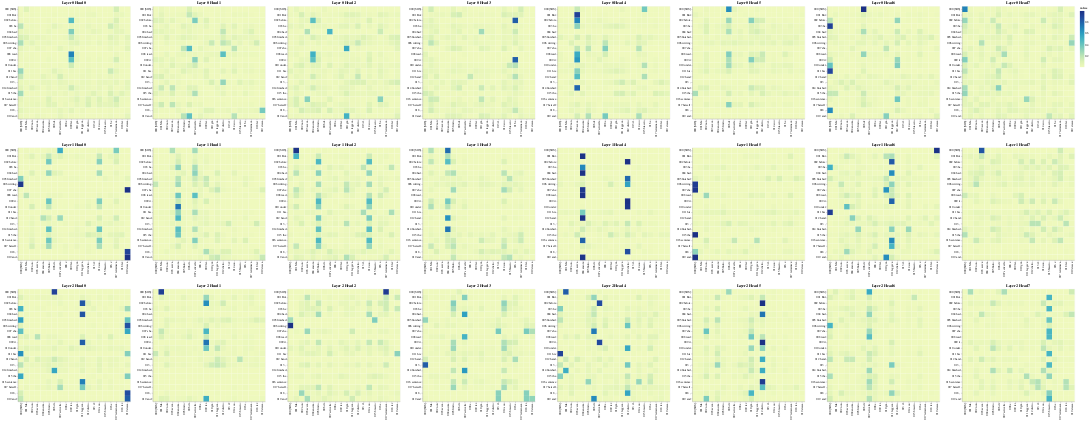

The code cell stored with this chart in its notebook:
### Code cell
# Encoder Self-Attention
get_all_attention_maps("encoder-decoder", layers, heads, encoder_input_tokens, decoder_input_tokens, min(20, sentence_len))

### Figure 1 — Vega-Lite specification as saved in the notebook (floating-point values rounded to 4 significant figures; data arrays with more than 128 entries replaced by an {"elided": "..."} marker saying what was removed)
{"config": {"view": {"continuousWidth": 300, "continuousHeight": 300}}, "vconcat": [{"hconcat": [{"data": {"name": "data-217588f4bde890cf5dd63985294a34f6"}, "mark": {"type": "rect"}, "encoding": {"color": {"field": "value", "type": "quantitative"}, "tooltip": [{"field": "row", "type": "quantitative"}, {"field": "column", "type": "quantitative"}, {"field": "value", "type": "quantitative"}, {"field": "row_token", "type": "nominal"}, {"field": "col_token", "type": "nominal"}], "x": {"axis": {"title": ""}, "field": "col_token", "type": "nominal"}, "y": {"axis": {"title": ""}, "field": "row_token", "type": "nominal"}}, "height": 400, "name": "view_49", "title": "Layer 0 Head 0", "width": 400}, {"data": {"name": "data-4d28216aa6aef9c44838c48fe4e13b41"}, "mark": {"type": "rect"}, "encoding": {"color": {"field": "value", "type": "quantitative"}, "tooltip": [{"field": "row", "type": "quantitative"}, {"field": "column", "type": "quantitative"}, {"field": "value", "type": "quantitative"}, {"field": "row_token", "type": "nominal"}, {"field": "col_token", "type": "nominal"}], "x": {"axis": {"title": ""}, "field": "col_token", "type": "nominal"}, "y": {"axis": {"title": ""}, "field": "row_token", "type": "nominal"}}, "height": 400, "name": "view_50", "title": "Layer 0 Head 1", "width": 400}, {"data": {"name": "data-2e97728ddf7748c114d2121b7dfaa88d"}, "mark": {"type": "rect"}, "encoding": {"color": {"field": "value", "type": "quantitative"}, "tooltip": [{"field": "row", "type": "quantitative"}, {"field": "column", "type": "quantitative"}, {"field": "value", "type": "quantitative"}, {"field": "row_token", "type": "nominal"}, {"field": "col_token", "type": "nominal"}], "x": {"axis": {"title": ""}, "field": "col_token", "type": "nominal"}, "y": {"axis": {"title": ""}, "field": "row_token", "type": "nominal"}}, "height": 400, "name": "view_51", "title": "Layer 0 Head 2", "width": 400}, {"data": {"name": "data-1769be53a22820cd3141356c1bcd4000"}, "mark": {"type": "rect"}, "encoding": {"color": {"field": "value", "type": "quantitative"}, "tooltip": [{"field": "row", "type": "quantitative"}, {"field": "column", "type": "quantitative"}, {"field": "value", "type": "quantitative"}, {"field": "row_token", "type": "nominal"}, {"field": "col_token", "type": "nominal"}], "x": {"axis": {"title": ""}, "field": "col_token", "type": "nominal"}, "y": {"axis": {"title": ""}, "field": "row_token", "type": "nominal"}}, "height": 400, "name": "view_52", "title": "Layer 0 Head 3", "width": 400}, {"data": {"name": "data-cd99d0de101f3a3dd927c5c2278ff420"}, "mark": {"type": "rect"}, "encoding": {"color": {"field": "value", "type": "quantitative"}, "tooltip": [{"field": "row", "type": "quantitative"}, {"field": "column", "type": "quantitative"}, {"field": "value", "type": "quantitative"}, {"field": "row_token", "type": "nominal"}, {"field": "col_token", "type": "nominal"}], "x": {"axis": {"title": ""}, "field": "col_token", "type": "nominal"}, "y": {"axis": {"title": ""}, "field": "row_token", "type": "nominal"}}, "height": 400, "name": "view_53", "title": "Layer 0 Head 4", "width": 400}, {"data": {"name": "data-f0ff60271377e6d706c1bfd84a599c90"}, "mark": {"type": "rect"}, "encoding": {"color": {"field": "value", "type": "quantitative"}, "tooltip": [{"field": "row", "type": "quantitative"}, {"field": "column", "type": "quantitative"}, {"field": "value", "type": "quantitative"}, {"field": "row_token", "type": "nominal"}, {"field": "col_token", "type": "nominal"}], "x": {"axis": {"title": ""}, "field": "col_token", "type": "nominal"}, "y": {"axis": {"title": ""}, "field": "row_token", "type": "nominal"}}, "height": 400, "name": "view_54", "title": "Layer 0 Head 5", "width": 400}, {"data": {"name": "data-bb40a7c5f6dd7a7c4c176914bfd1e404"}, "mark": {"type": "rect"}, "encoding": {"color": {"field": "value", "type": "quantitative"}, "tooltip": [{"field": "row", "type": "quantitative"}, {"field": "column", "type": "quantitative"}, {"field": "value", "type": "quantitative"}, {"field": "row_token", "type": "nominal"}, {"field": "col_token", "type": "nominal"}], "x": {"axis": {"title": ""}, "field": "col_token", "type": "nominal"}, "y": {"axis": {"title": ""}, "field": "row_token", "type": "nominal"}}, "height": 400, "name": "view_55", "title": "Layer 0 Head 6", "width": 400}, {"data": {"name": "data-16373286519912cbc1776d0bf59d2b47"}, "mark": {"type": "rect"}, "encoding": {"color": {"field": "value", "type": "quantitative"}, "tooltip": [{"field": "row", "type": "quantitative"}, {"field": "column", "type": "quantitative"}, {"field": "value", "type": "quantitative"}, {"field": "row_token", "type": "nominal"}, {"field": "col_token", "type": "nominal"}], "x": {"axis": {"title": ""}, "field": "col_token", "type": "nominal"}, "y": {"axis": {"title": ""}, "field": "row_token", "type": "nominal"}}, "height": 400, "name": "view_56", "title": "Layer 0 Head 7", "width": 400}]}, {"hconcat": [{"data": {"name": "data-9505ecc87cf490efa6e99f504beb382c"}, "mark": {"type": "rect"}, "encoding": {"color": {"field": "value", "type": "quantitative"}, "tooltip": [{"field": "row", "type": "quantitative"}, {"field": "column", "type": "quantitative"}, {"field": "value", "type": "quantitative"}, {"field": "row_token", "type": "nominal"}, {"field": "col_token", "type": "nominal"}], "x": {"axis": {"title": ""}, "field": "col_token", "type": "nominal"}, "y": {"axis": {"title": ""}, "field": "row_token", "type": "nominal"}}, "height": 400, "name": "view_57", "title": "Layer 1 Head 0", "width": 400}, {"data": {"name": "data-8a69887010f5e6cc6bd3d77d7af87876"}, "mark": {"type": "rect"}, "encoding": {"color": {"field": "value", "type": "quantitative"}, "tooltip": [{"field": "row", "type": "quantitative"}, {"field": "column", "type": "quantitative"}, {"field": "value", "type": "quantitative"}, {"field": "row_token", "type": "nominal"}, {"field": "col_token", "type": "nominal"}], "x": {"axis": {"title": ""}, "field": "col_token", "type": "nominal"}, "y": {"axis": {"title": ""}, "field": "row_token", "type": "nominal"}}, "height": 400, "name": "view_58", "title": "Layer 1 Head 1", "width": 400}, {"data": {"name": "data-0ef5b53ed34a06c06fe4c35448b83597"}, "mark": {"type": "rect"}, "encoding": {"color": {"field": "value", "type": "quantitative"}, "tooltip": [{"field": "row", "type": "quantitative"}, {"field": "column", "type": "quantitative"}, {"field": "value", "type": "quantitative"}, {"field": "row_token", "type": "nominal"}, {"field": "col_token", "type": "nominal"}], "x": {"axis": {"title": ""}, "field": "col_token", "type": "nominal"}, "y": {"axis": {"title": ""}, "field": "row_token", "type": "nominal"}}, "height": 400, "name": "view_59", "title": "Layer 1 Head 2", "width": 400}, {"data": {"name": "data-ceac2f73cdeda340b0bf9567f04cdcf6"}, "mark": {"type": "rect"}, "encoding": {"color": {"field": "value", "type": "quantitative"}, "tooltip": [{"field": "row", "type": "quantitative"}, {"field": "column", "type": "quantitative"}, {"field": "value", "type": "quantitative"}, {"field": "row_token", "type": "nominal"}, {"field": "col_token", "type": "nominal"}], "x": {"axis": {"title": ""}, "field": "col_token", "type": "nominal"}, "y": {"axis": {"title": ""}, "field": "row_token", "type": "nominal"}}, "height": 400, "name": "view_60", "title": "Layer 1 Head 3", "width": 400}, {"data": {"name": "data-b85f5f213eeb5430568faa2fd06b053c"}, "mark": {"type": "rect"}, "encoding": {"color": {"field": "value", "type": "quantitative"}, "tooltip": [{"field": "row", "type": "quantitative"}, {"field": "column", "type": "quantitative"}, {"field": "value", "type": "quantitative"}, {"field": "row_token", "type": "nominal"}, {"field": "col_token", "type": "nominal"}], "x": {"axis": {"title": ""}, "field": "col_token", "type": "nominal"}, "y": {"axis": {"title": ""}, "field": "row_token", "type": "nominal"}}, "height": 400, "name": "view_61", "title": "Layer 1 Head 4", "width": 400}, {"data": {"name": "data-f14f59719354c22bd2d3c0566a84f076"}, "mark": {"type": "rect"}, "encoding": {"color": {"field": "value", "type": "quantitative"}, "tooltip": [{"field": "row", "type": "quantitative"}, {"field": "column", "type": "quantitative"}, {"field": "value", "type": "quantitative"}, {"field": "row_token", "type": "nominal"}, {"field": "col_token", "type": "nominal"}], "x": {"axis": {"title": ""}, "field": "col_token", "type": "nominal"}, "y": {"axis": {"title": ""}, "field": "row_token", "type": "nominal"}}, "height": 400, "name": "view_62", "title": "Layer 1 Head 5", "width": 400}, {"data": {"name": "data-b2c5254428ca281686111616e6a9aab7"}, "mark": {"type": "rect"}, "encoding": {"color": {"field": "value", "type": "quantitative"}, "tooltip": [{"field": "row", "type": "quantitative"}, {"field": "column", "type": "quantitative"}, {"field": "value", "type": "quantitative"}, {"field": "row_token", "type": "nominal"}, {"field": "col_token", "type": "nominal"}], "x": {"axis": {"title": ""}, "field": "col_token", "type": "nominal"}, "y": {"axis": {"title": ""}, "field": "row_token", "type": "nominal"}}, "height": 400, "name": "view_63", "title": "Layer 1 Head 6", "width": 400}, {"data": {"name": "data-1aa0796e66341a6ef65d44de7b0756aa"}, "mark": {"type": "rect"}, "encoding": {"color": {"field": "value", "type": "quantitative"}, "tooltip": [{"field": "row", "type": "quantitative"}, {"field": "column", "type": "quantitative"}, {"field": "value", "type": "quantitative"}, {"field": "row_token", "type": "nominal"}, {"field": "col_token", "type": "nominal"}], "x": {"axis": {"title": ""}, "field": "col_token", "type": "nominal"}, "y": {"axis": {"title": ""}, "field": "row_token", "type": "nominal"}}, "height": 400, "name": "view_64", "title": "Layer 1 Head 7", "width": 400}]}, {"hconcat": [{"data": {"name": "data-8317e699674d5b7714f2eff608169cb8"}, "mark": {"type": "rect"}, "encoding": {"color": {"field": "value", "type": "quantitative"}, "tooltip": [{"field": "row", "type": "quantitative"}, {"field": "column", "type": "quantitative"}, {"field": "value", "type": "quantitative"}, {"field": "row_token", "type": "nominal"}, {"field": "col_token", "type": "nominal"}], "x": {"axis": {"title": ""}, "field": "col_token", "type": "nominal"}, "y": {"axis": {"title": ""}, "field": "row_token", "type": "nominal"}}, "height": 400, "name": "view_65", "title": "Layer 2 Head 0", "width": 400}, {"data": {"name": "data-f9329a1b2c6e39d1e08c46c2ccfc03c5"}, "mark": {"type": "rect"}, "encoding": {"color": {"field": "value", "type": "quantitative"}, "tooltip": [{"field": "row", "type": "quantitative"}, {"field": "column", "type": "quantitative"}, {"field": "value", "type": "quantitative"}, {"field": "row_token", "type": "nominal"}, {"field": "col_token", "type": "nominal"}], "x": {"axis": {"title": ""}, "field": "col_token", "type": "nominal"}, "y": {"axis": {"title": ""}, "field": "row_token", "type": "nominal"}}, "height": 400, "name": "view_66", "title": "Layer 2 Head 1", "width": 400}, {"data": {"name": "data-6776230fff589d39df780edaf385d7e3"}, "mark": {"type": "rect"}, "encoding": {"color": {"field": "value", "type": "quantitative"}, "tooltip": [{"field": "row", "type": "quantitative"}, {"field": "column", "type": "quantitative"}, {"field": "value", "type": "quantitative"}, {"field": "row_token", "type": "nominal"}, {"field": "col_token", "type": "nominal"}], "x": {"axis": {"title": ""}, "field": "col_token", "type": "nominal"}, "y": {"axis": {"title": ""}, "field": "row_token", "type": "nominal"}}, "height": 400, "name": "view_67", "title": "Layer 2 Head 2", "width": 400}, {"data": {"name": "data-3ea9d0fda68d35006ba1a60c21659c78"}, "mark": {"type": "rect"}, "encoding": {"color": {"field": "value", "type": "quantitative"}, "tooltip": [{"field": "row", "type": "quantitative"}, {"field": "column", "type": "quantitative"}, {"field": "value", "type": "quantitative"}, {"field": "row_token", "type": "nominal"}, {"field": "col_token", "type": "nominal"}], "x": {"axis": {"title": ""}, "field": "col_token", "type": "nominal"}, "y": {"axis": {"title": ""}, "field": "row_token", "type": "nominal"}}, "height": 400, "name": "view_68", "title": "Layer 2 Head 3", "width": 400}, {"data": {"name": "data-6b5f6881fb559f483ecf78f54c573d7f"}, "mark": {"type": "rect"}, "encoding": {"color": {"field": "value", "type": "quantitative"}, "tooltip": [{"field": "row", "type": "quantitative"}, {"field": "column", "type": "quantitative"}, {"field": "value", "type": "quantitative"}, {"field": "row_token", "type": "nominal"}, {"field": "col_token", "type": "nominal"}], "x": {"axis": {"title": ""}, "field": "col_token", "type": "nominal"}, "y": {"axis": {"title": ""}, "field": "row_token", "type": "nominal"}}, "height": 400, "name": "view_69", "title": "Layer 2 Head 4", "width": 400}, {"data": {"name": "data-b105fd01f01c952c4ec61153b5a213f6"}, "mark": {"type": "rect"}, "encoding": {"color": {"field": "value", "type": "quantitative"}, "tooltip": [{"field": "row", "type": "quantitative"}, {"field": "column", "type": "quantitative"}, {"field": "value", "type": "quantitative"}, {"field": "row_token", "type": "nominal"}, {"field": "col_token", "type": "nominal"}], "x": {"axis": {"title": ""}, "field": "col_token", "type": "nominal"}, "y": {"axis": {"title": ""}, "field": "row_token", "type": "nominal"}}, "height": 400, "name": "view_70", "title": "Layer 2 Head 5", "width": 400}, {"data": {"name": "data-6d8009114bb6a3c2a955437da9b67f3a"}, "mark": {"type": "rect"}, "encoding": {"color": {"field": "value", "type": "quantitative"}, "tooltip": [{"field": "row", "type": "quantitative"}, {"field": "column", "type": "quantitative"}, {"field": "value", "type": "quantitative"}, {"field": "row_token", "type": "nominal"}, {"field": "col_token", "type": "nominal"}], "x": {"axis": {"title": ""}, "field": "col_token", "type": "nominal"}, "y": {"axis": {"title": ""}, "field": "row_token", "type": "nominal"}}, "height": 400, "name": "view_71", "title": "Layer 2 Head 6", "width": 400}, {"data": {"name": "data-81bb50770ce57cad7b5396bb0db78be8"}, "mark": {"type": "rect"}, "encoding": {"color": {"field": "value", "type": "quantitative"}, "tooltip": [{"field": "row", "type": "quantitative"}, {"field": "column", "type": "quantitative"}, {"field": "value", "type": "quantitative"}, {"field": "row_token", "type": "nominal"}, {"field": "col_token", "type": "nominal"}], "x": {"axis": {"title": ""}, "field": "col_token", "type": "nominal"}, "y": {"axis": {"title": ""}, "field": "row_token", "type": "nominal"}}, "height": 400, "name": "view_72", "title": "Layer 2 Head 7", "width": 400}]}], "params": [{"name": "param_49", "select": {"type": "interval", "encodings": ["x", "y"]}, "bind": "scales", "views": ["view_49"]}, {"name": "param_50", "select": {"type": "interval", "encodings": ["x", "y"]}, "bind": "scales", "views": ["view_50"]}, {"name": "param_51", "select": {"type": "interval", "encodings": ["x", "y"]}, "bind": "scales", "views": ["view_51"]}, {"name": "param_52", "select": {"type": "interval", "encodings": ["x", "y"]}, "bind": "scales", "views": ["view_52"]}, {"name": "param_53", "select": {"type": "interval", "encodings": ["x", "y"]}, "bind": "scales", "views": ["view_53"]}, {"name": "param_54", "select": {"type": "interval", "encodings": ["x", "y"]}, "bind": "scales", "views": ["view_54"]}, {"name": "param_55", "select": {"type": "interval", "encodings": ["x", "y"]}, "bind": "scales", "views": ["view_55"]}, {"name": "param_56", "select": {"type": "interval", "encodings": ["x", "y"]}, "bind": "scales", "views": ["view_56"]}, {"name": "param_57", "select": {"type": "interval", "encodings": ["x", "y"]}, "bind": "scales", "views": ["view_57"]}, {"name": "param_58", "select": {"type": "interval", "encodings": ["x", "y"]}, "bind": "scales", "views": ["view_58"]}, {"name": "param_59", "select": {"type": "interval", "encodings": ["x", "y"]}, "bind": "scales", "views": ["view_59"]}, {"name": "param_60", "select": {"type": "interval", "encodings": ["x", "y"]}, "bind": "scales", "views": ["view_60"]}, {"name": "param_61", "select": {"type": "interval", "encodings": ["x", "y"]}, "bind": "scales", "views": ["view_61"]}, {"name": "param_62", "select": {"type": "interval", "encodings": ["x", "y"]}, "bind": "scales", "views": ["view_62"]}, {"name": "param_63", "select": {"type": "interval", "encodings": ["x", "y"]}, "bind": "scales", "views": ["view_63"]}, {"name": "param_64", "select": {"type": "interval", "encodings": ["x", "y"]}, "bind": "scales", "views": ["view_64"]}, {"name": "param_65", "select": {"type": "interval", "encodings": ["x", "y"]}, "bind": "scales", "views": ["view_65"]}, {"name": "param_66", "select": {"type": "interval", "encodings": ["x", "y"]}, "bind": "scales", "views": ["view_66"]}, {"name": "param_67", "select": {"type": "interval", "encodings": ["x", "y"]}, "bind": "scales", "views": ["view_67"]}, {"name": "param_68", "select": {"type": "interval", "encodings": ["x", "y"]}, "bind": "scales", "views": ["view_68"]}, {"name": "param_69", "select": {"type": "interval", "encodings": ["x", "y"]}, "bind": "scales", "views": ["view_69"]}, {"name": "param_70", "select": {"type": "interval", "encodings": ["x", "y"]}, "bind": "scales", "views": ["view_70"]}, {"name": "param_71", "select": {"type": "interval", "encodings": ["x", "y"]}, "bind": "scales", "views": ["view_71"]}, {"name": "param_72", "select": {"type": "interval", "encodings": ["x", "y"]}, "bind": "scales", "views": ["view_72"]}], "$schema": "https://vega.github.io/schema/vega-lite/v5.16.3.json", "datasets": {"data-217588f4bde890cf5dd63985294a34f6": {"elided": "400 records"}, "data-4d28216aa6aef9c44838c48fe4e13b41": {"elided": "400 records"}, "data-2e97728ddf7748c114d2121b7dfaa88d": {"elided": "400 records"}, "data-1769be53a22820cd3141356c1bcd4000": {"elided": "400 records"}, "data-cd99d0de101f3a3dd927c5c2278ff420": {"elided": "400 records"}, "data-f0ff60271377e6d706c1bfd84a599c90": {"elided": "400 records"}, "data-bb40a7c5f6dd7a7c4c176914bfd1e404": {"elided": "400 records"}, "data-16373286519912cbc1776d0bf59d2b47": {"elided": "400 records"}, "data-9505ecc87cf490efa6e99f504beb382c": {"elided": "400 records"}, "data-8a69887010f5e6cc6bd3d77d7af87876": {"elided": "400 records"}, "data-0ef5b53ed34a06c06fe4c35448b83597": {"elided": "400 records"}, "data-ceac2f73cdeda340b0bf9567f04cdcf6": {"elided": "400 records"}, "data-b85f5f213eeb5430568faa2fd06b053c": {"elided": "400 records"}, "data-f14f59719354c22bd2d3c0566a84f076": {"elided": "400 records"}, "data-b2c5254428ca281686111616e6a9aab7": {"elided": "400 records"}, "data-1aa0796e66341a6ef65d44de7b0756aa": {"elided": "400 records"}, "data-8317e699674d5b7714f2eff608169cb8": {"elided": "400 records"}, "data-f9329a1b2c6e39d1e08c46c2ccfc03c5": {"elided": "400 records"}, "data-6776230fff589d39df780edaf385d7e3": {"elided": "400 records"}, "data-3ea9d0fda68d35006ba1a60c21659c78": {"elided": "400 records"}, "data-6b5f6881fb559f483ecf78f54c573d7f": {"elided": "400 records"}, "data-b105fd01f01c952c4ec61153b5a213f6": {"elided": "400 records"}, "data-6d8009114bb6a3c2a955437da9b67f3a": {"elided": "400 records"}, "data-81bb50770ce57cad7b5396bb0db78be8": {"elided": "400 records"}}}
